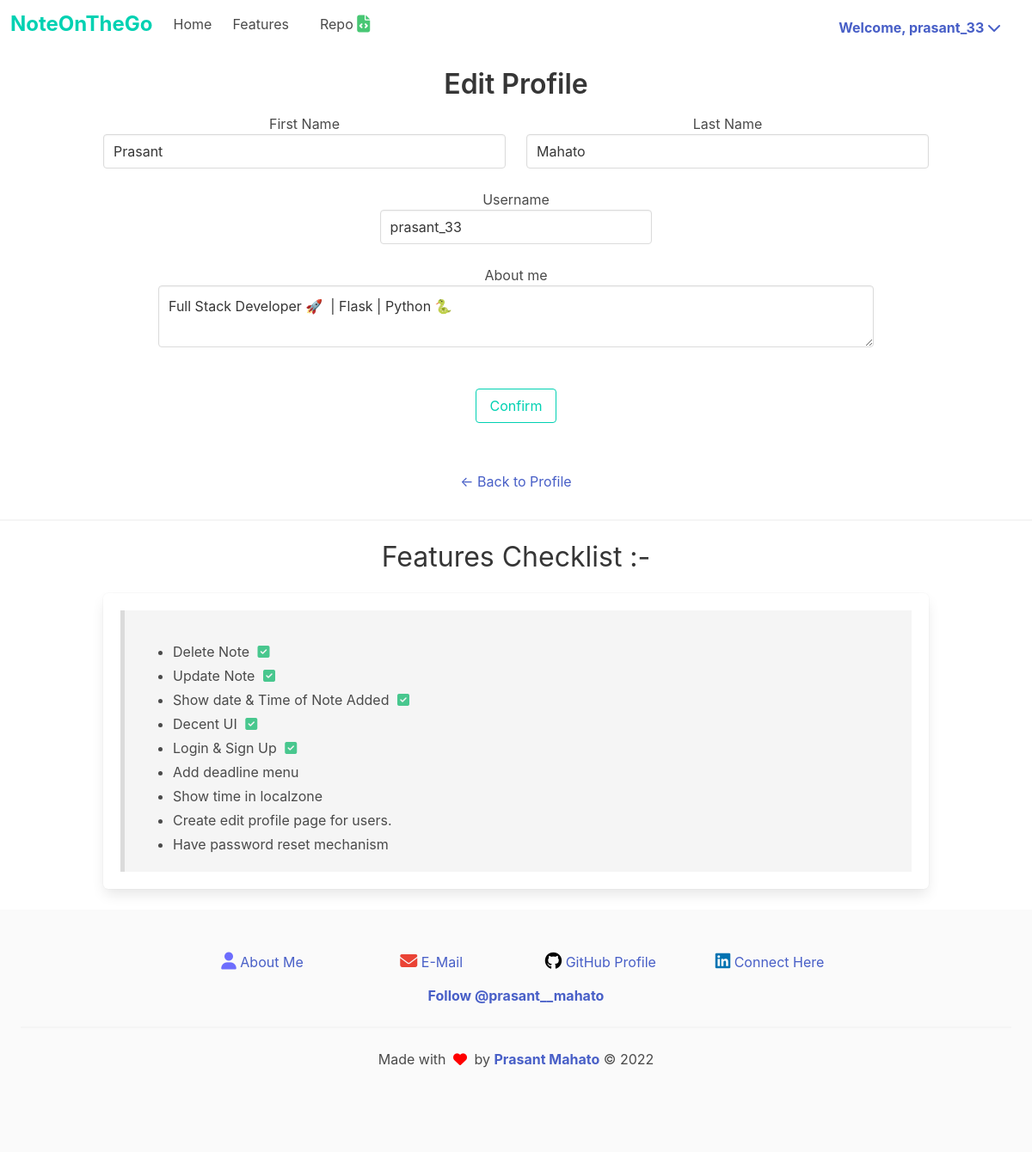
Screenshot of /edit_profile (signed in) with the database file from the repository.
### app/model.py (models this page shows, shortened)
class User(UserMixin, db.Model):
    id = db.Column(db.Integer, primary_key=True)
    username = db.Column(db.String(64), index=True, unique=True)
    about_me = db.Column(db.String(64), nullable=True)
    first_name = db.Column(db.String(64))
    last_name = db.Column(db.String(64))
    email = db.Column(db.String(120), index=True, unique=True)
    password_hash = db.Column(db.String(128))
    notes = db.relationship('Todo', backref='author', lazy='dynamic')

### app/routes.py (the view)
@app.route('/edit_profile', methods=['GET','POST'])
@login_required
def edit_profile():
    form = EditProfileForm(current_user.username)
    if form.validate_on_submit():
        current_user.username = form.username.data.lower()
        current_user.about_me = form.about_me.data
        current_user.first_name = form.first_name.data
        current_user.last_name = form.last_name.data
        db.session.commit()
        flash('Profile changes updated successfully')
        return redirect('user/'+current_user.username)
    elif request.method == 'GET':
        form.username.data = current_user.username
        form.about_me.data = current_user.about_me
    return render_template('edit_profile.html', title='Edit Profile', form=form, user=user)

### app/forms.py (shortened to what this page needs)
class EditProfileForm(FlaskForm):
    username = StringField('Username', validators=[DataRequired()])
    first_name = StringField('first_name', validators=[DataRequired()])
    last_name = StringField('last_name', validators=[DataRequired()])
    about_me = TextAreaField('About me', validators=[Length(min=0, max=140)])
    submit = SubmitField('Submit')
    def __init__(self, original_username,*args, **kwargs):
        super(EditProfileForm, self).__init__(*args, **kwargs)
        self.original_username = original_username

### app/model.py (called while the page is built)
@login.user_loader
def load_user(id):
    return User.query.get(int(id))

### app/templates/edit_profile.html (shortened to what this page needs)
{% extends "base.html" %}
{% block content %}
    <h1>Edit Profile</h1>
    <form action="" method="POST" class="container content">
        <div class="columns">
            <div class="column">
                {{ form.first_name.label('First Name')  }}<br>
                {{ form.first_name(size=32, class_='input', value=current_user.first_name, autofocus='on') }}<br>
            </div>
            <div class="column">
                {{ form.last_name.label('Last Name')  }}<br>
                {{ form.last_name(size=32, class_='input', value=current_user.last_name) }}<br>
            </div>
        </div>
        <div class="columns control">
            <div class="column">
                {{ form.username.label  }}<br>
                {{ form.username(size=32 ,class_='input') }}<br>
            </div>
        </div>
            {{ form.about_me.label  }}<br>
            <div class="container content mx-6 px-4 control">
                {{ form.about_me(size=10, class_='textarea is-centered is-normal', rows=2) }}<br>
            </div>
        <p>{{ form.submit(class_='button is-primary is-outlined', value='Confirm') }}</p>
    </form>
    <br>
    <div class="button is-normal is-ghost">
        <a href="{{ url_for('user', username=current_user.username) }} "><span>&leftarrow;</span> Back to Profile</a>
    </div>
    <hr>
{% endblock %}

### app/templates/base.html (shortened to what this page needs)
<!DOCTYPE html>
<html lang="en">
<head>
    <link rel="stylesheet" type="text/css" href="{{ url_for('static', filename='css/bulma.min.css') }}">
    <link rel="stylesheet" type="text/css" href="{{ url_for('static', filename='css/main.css') }}">
</head>
<body>
    <nav class="navbar" role="navigation" aria-label="main navigation">
        <div class="navbar-brand">
          <a class="navbar-item" href="{{ url_for('index') }} ">
            <div class="content control has-text-primary is-size-4">
                <strong>NoteOnTheGo</strong>
            </div>
          </a>
        </div>
        <div id="navbarBasicExample" class="navbar-menu">
          <div class="navbar-start">
            <a class="navbar-item" href="{{ url_for('index') }}">
              Home
            </a>
            <a class="navbar-item" href="#c2" style="scroll-behavior: smooth;">
              Features
            </a>
            <div class="navbar-item">
              <p class="control">
                <a class="navbar-item" href="https://github.com/prasantmahato/Noteonthego" style="scroll-behavior: smooth;" target="_blank">
                  <span>Repo</span>
                  <span class="icon is-size-5">
                    <i class="fas fa-file-code"></i>
                  </span>
                </a>
              </p>
            </div>
          </div>
          <div class="navbar-end">
            <div class="navbar-item">
              <div class="buttons">
                {% if not current_user.is_anonymous %}
                  <div class="navbar-item has-dropdown is-hoverable pr-5">
                    <a class="dropdown-link" id="uppercase">
                      <strong>
                      Welcome, {{ current_user.username }} <i class="fas fa-chevron-down"></i>
                      </strong>
                    </a>
                  </div>
                {% endif %}
              </div>
            </div>
          </div>
        </div>
      </nav>
    <div class="conatainer content has-text-centered pt-5">
        {% block content %}
        {% endblock %}
    </div>
    <div class="title conatainer has-text-centered" id="c2">
      <h2>
        Features Checklist :-
      </h2>
    </div>
    <div class="container box content">
      <blockquote>
        <ul>
          <li>
            Delete Note
            <span class="icon has-text-success "><i class="fas fa-check-square"></i></span>
          </li>
          <li>
            Update Note
            <span class="icon has-text-success "><i class="fas fa-check-square"></i></span>
          </li>
          <li>
            Show date & Time of Note Added
            <span class="icon has-text-success "><i class="fas fa-check-square"></i></span>
          </li>
          <li>
            Decent UI
            <span class="icon has-text-success "><i class="fas fa-check-square"></i></span>
          </li>
          <li>
            Login & Sign Up
            <span class="icon has-text-success "><i class="fas fa-check-square"></i></span>
          </li>
          <li>Add deadline menu</li>
          <li>Show time in localzone</li>
          <li>Create edit profile page for users.</li>
          <li>Have password reset mechanism</li>
        </ul>
      </blockquote>
    </div>
    <footer class="footer">
      <div class="content has-text-centered">
          <div class="columns is-tablet is-3 ">
            <div class="column" id="removeDiv"></div>
            <div class="column button is-outlined is-ghost">
              <i class="is-size-5 fas fa-user"></i>
              <a href="https://prasantmahato.github.io" target="_blank"> About Me</a>
            </div>
            <div class="column button is-outlined is-ghost">
              <i class="is-size-5 fas fa-envelope"></i>
              <a href="mailto:prasantmahato33@gmail.com" target="_blank"> E-Mail</a>
            </div>
            <div class="column button is-outlined is-ghost">
              <i class="is-size-5 fab fa-github"></i>
              <a href="https://github.com/prasantmahato" target="_blank"> GitHub Profile</a>
            </div>
            <div class="column button is-outlined is-ghost">
              <i class="is-size-5 fab fa-linkedin"></i>
              <a href="https://www.linkedin.com/in/prasant-mahato/" target="_blank"> Connect Here</a>
            </div>
            <div class="column" id="removeDiv"></div>
          </div>
        <strong>
          <a href="https://twitter.com/prasant__mahato?ref_src=twsrc%5Etfw" class="twitter-follow-button" data-size="large" data-show-count="false">
            Follow @prasant__mahato
          </a>
        </strong>
        <hr>
        <div>
          Made with <span class="icon" style="color: red;">
            <i class="fas fa-heart"></i>
          </span> by
          <strong><a href="https://prasantmahato.github.io">Prasant Mahato</a></strong>
          &copy;
          <span id="copyright">
          </span>
      </div>
      </div>
    </footer>
</body>
</html>

### app/static/css/main.css (style rules this page uses)
#username, #password, #email, #password2 { width: 33%; }
.fa-user { color: rgb(109, 109, 253); }
.fa-envelope { color: #ea4335; }
.fa-github { color: black; }
.fa-linkedin { color: #0072b1; }
.fa-file-code { color: hsl(141, 53%, 53%); }

### rows the page displays
User: username "prasant_33", first_name "Prasant", last_name "Mahato", about_me "Full Stack Developer 🚀 | Flask | Python 🐍"
